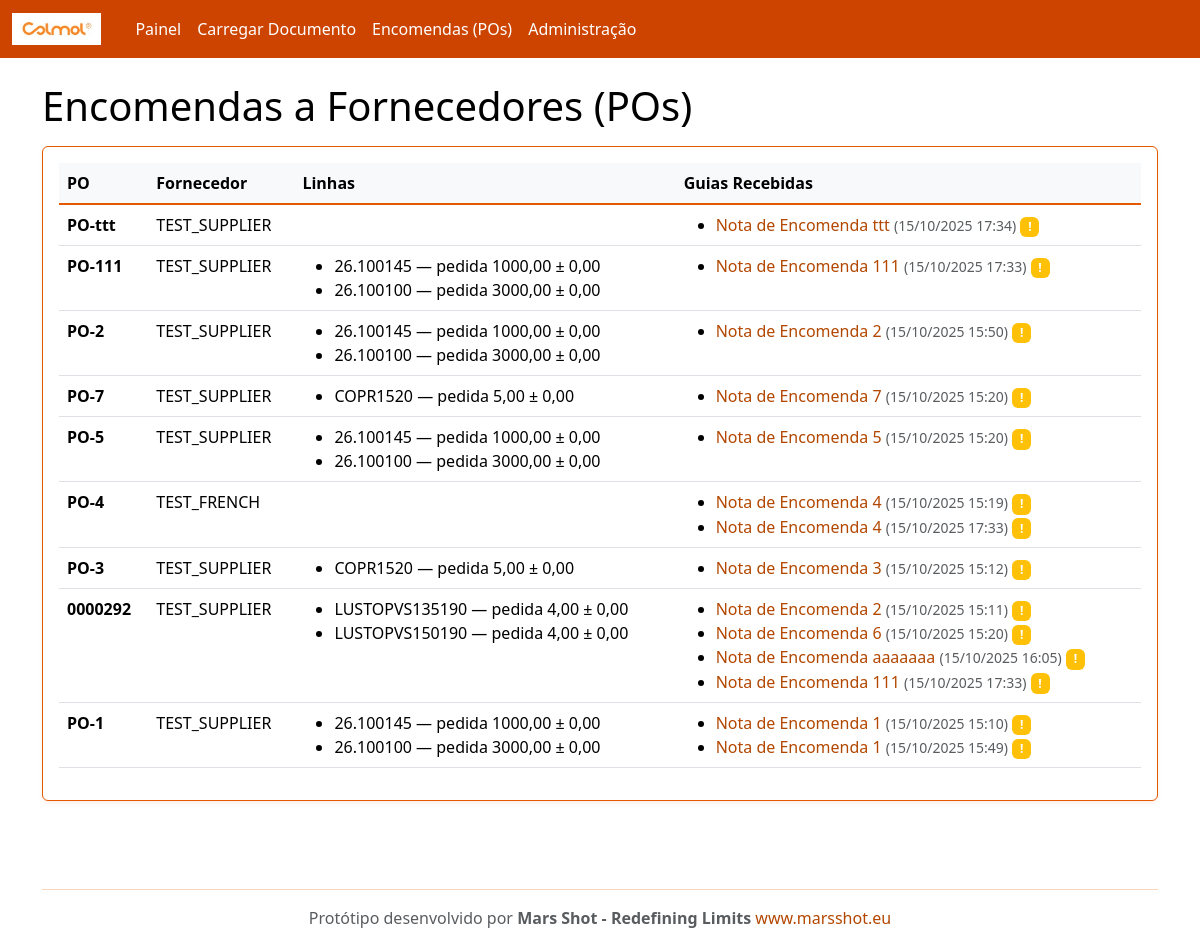
The page /po/ on the database as committed earlier.
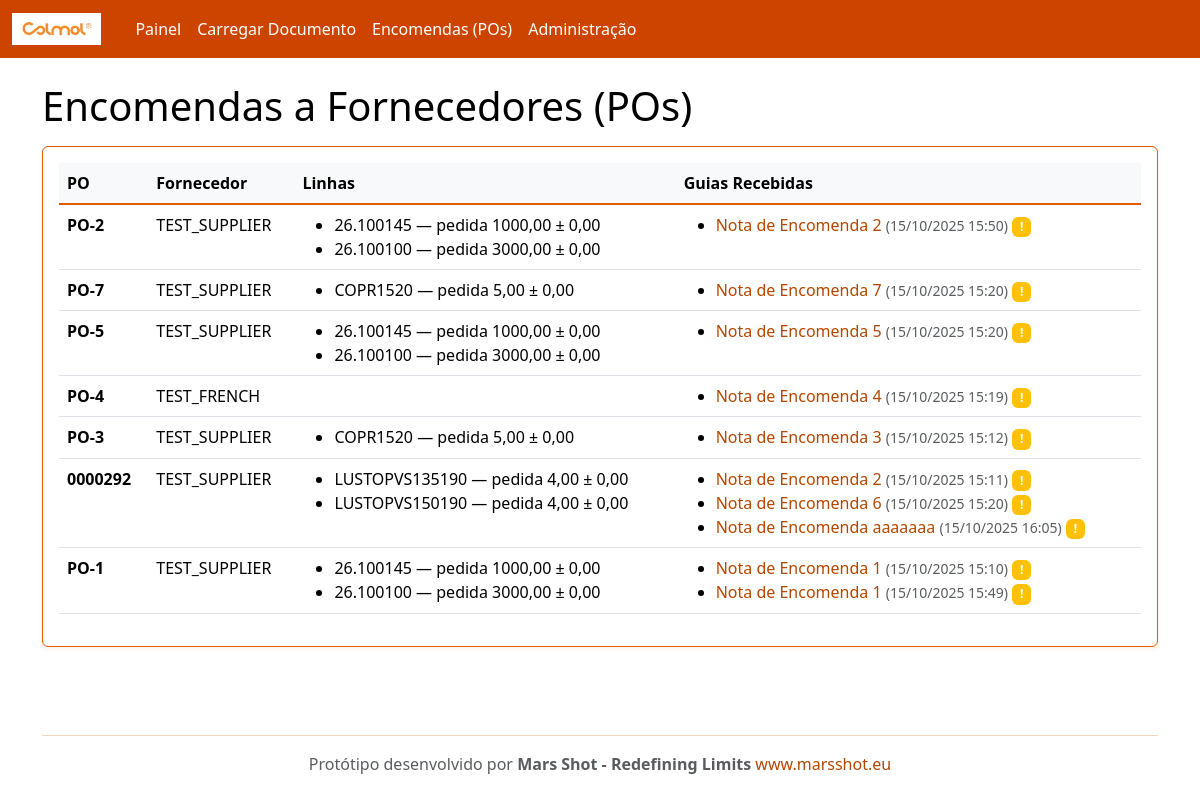
The same page on the database as committed later.
### rececao/models.py (models this page shows, shortened)
class PurchaseOrder(models.Model):
    number = models.CharField(max_length=100, unique=True)
    supplier = models.ForeignKey(Supplier, on_delete=models.CASCADE, related_name='purchase_orders')
    created_at = models.DateTimeField(auto_now_add=True)

class Supplier(models.Model):
    name = models.CharField(max_length=200, unique=True)
    email = models.EmailField(blank=True, null=True)
    code = models.CharField(max_length=50, unique=True)

class InboundDocument(models.Model):
    DOC_TYPES = (
        ('GR','Guia de Remessa'),
        ('FT','Nota de Encomenda'),
    )
    supplier = models.ForeignKey(Supplier, on_delete=models.CASCADE, related_name='inbound_docs')
    doc_type = models.CharField(max_length=2, choices=DOC_TYPES, default='GR')
    number = models.CharField(max_length=120)
    file = models.FileField(upload_to='inbound/')
    received_at = models.DateTimeField(auto_now_add=True)
    parsed_payload = models.JSONField(default=dict, blank=True)  # resultado do OCR/extração
    po = models.ForeignKey(PurchaseOrder, on_delete=models.SET_NULL, null=True, blank=True, related_name='inbound_docs')

class POLine(models.Model):
    po = models.ForeignKey(PurchaseOrder, on_delete=models.CASCADE, related_name='lines')
    internal_sku = models.CharField(max_length=120)  # código interno Colmol
    description = models.CharField(max_length=255, blank=True)
    unit = models.CharField(max_length=20, default='UN')
    qty_ordered = models.DecimalField(max_digits=12, decimal_places=2)
    tolerance = models.DecimalField(max_digits=6, decimal_places=2, default=0)  # tolerância admitida
    class Meta:
        unique_together = ('po','internal_sku')

### rececao/views.py (the view)
# urls.py: path('po/', views.po_list, name='po_list'),
def po_list(request):
    pos = PurchaseOrder.objects.all().order_by('-id')
    return render(request, 'po_list.html', {'pos': pos})

### templates/po_list.html
{% extends "base.html" %}
{% block content %}
<h1>Encomendas a Fornecedores (POs)</h1>
<div class="card p-3 mt-3">
  <table class="table table-hover">
    <thead><tr><th>PO</th><th>Fornecedor</th><th>Linhas</th><th>Guias Recebidas</th></tr></thead>
    <tbody>
      {% for p in pos %}
      <tr>
        <td><strong>{{ p.number }}</strong></td>
        <td>{{ p.supplier.name }}</td>
        <td>
          <ul class="mb-0">
          {% for l in p.lines.all %}
            <li>{{ l.internal_sku }} — pedida {{ l.qty_ordered }} ± {{ l.tolerance }}</li>
          {% endfor %}
          </ul>
        </td>
        <td>
          {% with guias=p.inbound_docs.all %}
            {% if guias %}
              <ul class="mb-0">
              {% for guia in guias %}
                <li>
                  <a href="/inbound/{{ guia.id }}/" class="text-decoration-none">
                    {{ guia.get_doc_type_display }} {{ guia.number }}
                  </a>
                  <small class="text-muted">({{ guia.received_at|date:"d/m/Y H:i" }})</small>
                  {% if guia.match_result %}
                    {% if guia.match_result.status == 'matched' %}
                      <span class="badge bg-success">✓</span>
                    {% elif guia.match_result.status == 'exceptions' %}
                      <span class="badge bg-warning">!</span>
                    {% endif %}
                  {% endif %}
                </li>
              {% endfor %}
              </ul>
            {% else %}
              <small class="text-muted">Nenhuma guia recebida</small>
            {% endif %}
          {% endwith %}
        </td>
      </tr>
      {% empty %}
      <tr><td colspan="4">Sem POs. Use o admin para criar dados de exemplo.</td></tr>
      {% endfor %}
    </tbody>
  </table>
</div>
{% endblock %}

### templates/base.html (shortened to what this page needs)
{% load static %}
<!doctype html>
<html lang="pt">
<head>
  <link href="https://cdn.jsdelivr.net/npm/bootstrap@5.3.3/dist/css/bootstrap.min.css" rel="stylesheet">
</head>
<body>
  <nav class="navbar navbar-expand-lg navbar-dark">
    <div class="container-fluid">
      <a class="navbar-brand d-flex align-items-center" href="/">
        <img src="{% static 'colmol-logo.png' %}" alt="Colmol" style="height: 32px; margin-right: 10px;">
      </a>
      <div class="collapse navbar-collapse" id="nav">
        <ul class="navbar-nav me-auto mb-2 mb-lg-0">
          <li class="nav-item"><a class="nav-link" href="/">Painel</a></li>
          <li class="nav-item"><a class="nav-link" href="/upload/">Carregar Documento</a></li>
          <li class="nav-item"><a class="nav-link" href="/po/">Encomendas (POs)</a></li>
          <li class="nav-item"><a class="nav-link" href="/admin/">Administração</a></li>
        </ul>
      </div>
    </div>
  </nav>
  <main class="container my-4">
    {% block content %}{% endblock %}
  </main>
  <footer class="container my-5">
    <hr class="border-secondary" />
    <div class="text-center">
      <p class="mb-0 text-muted">Protótipo desenvolvido por <strong>Mars Shot - Redefining Limits</strong> <a
          href="https://www.marsshot.eu" target="_blank" class="text-decoration-none">www.marsshot.eu</a></p>
    </div>
  </footer>
</body>
</html>

Rows that differ between the two databases and show on the page:
removed PurchaseOrder: number "PO-ttt", supplier.name "TEST_SUPPLIER"
removed InboundDocument: doc_type "Nota de Encomenda", number "ttt", received_at "15/10/2025 17:34", shown under "PO-ttt"
removed PurchaseOrder: number "PO-111", supplier.name "TEST_SUPPLIER"
removed POLine: internal_sku "26.100145", qty_ordered "1000,00", tolerance "0,00", shown under "PO-111"
removed POLine: internal_sku "26.100100", qty_ordered "3000,00", tolerance "0,00", shown under "PO-111"
removed InboundDocument: doc_type "Nota de Encomenda", number "111", received_at "15/10/2025 17:33", shown under "PO-111"
removed InboundDocument: doc_type "Nota de Encomenda", number "4", received_at "15/10/2025 17:33", shown under PurchaseOrder "PO-4"
removed InboundDocument: doc_type "Nota de Encomenda", number "111", received_at "15/10/2025 17:33", shown under PurchaseOrder (number 6 of 7 on the later page)
